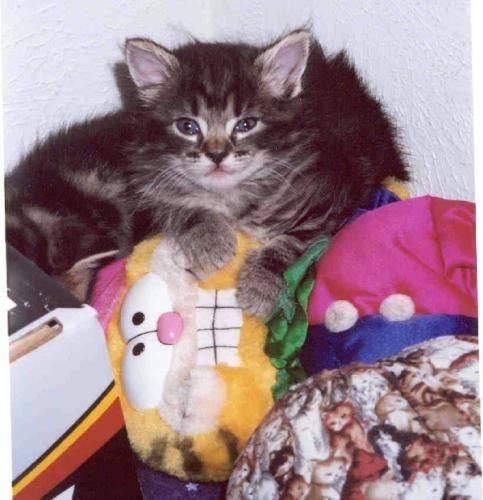
#> input picture Pikachu images/HistogramData/not_pikachu_00004.jpg, 483 x 500 px; its folder holds only this picture in this run
$ python Histogram.py
#> lines starting #> are read from the running program, lines starting #| are printed output that depends on the picture
import os
import shutil
from PIL import Image
import matplotlib.pyplot as plt
import numpy as np

def process_image_data(folder_path):
    """Collects image sizes from a folder and calculates area in megapixels"""
#> called with folder_path = './HistogramData'
    image_sizes = []
    filenames = []
    for filename in os.listdir(folder_path):
        if filename.endswith(".jpg"):
            filepath = os.path.join(folder_path, filename)
            with Image.open(filepath) as img:
#> img is the input picture: PIL image 483x500 RGB; mean R, G, B 157.1, 130.5, 138.3
                width, height = img.size
#> width = 483; height = 500
                image_sizes.append((width, height))
                filenames.append(filename)

    sizes_in_megapixels = [(w * h) / 1000000 for w, h in image_sizes]
#> sizes_in_megapixels = [0.241]
    return sizes_in_megapixels, filenames

def find_outliers(sizes, threshold=2):
    mean_size = np.mean(sizes)
    std_dev = np.std(sizes)

    outlier_indices = []
    for i, size in enumerate(sizes):
        z_score = (size - mean_size) / std_dev
        if abs(z_score) > threshold:
            outlier_indices.append(i)

    return outlier_indices

data = {}
data_folder = "./HistogramData"
folder_label = data_folder.split('/')[-1:]
folder_label = '/'.join(folder_label)
sizes, filenames = process_image_data(data_folder)
#> sizes = [0.241]; filenames = ['not_pikachu_00004.jpg']
data[folder_label] = sizes

for label, sizes in data.items():
    plt.hist(sizes, bins=10, range=(0, max(sizes) * 1.1))
    plt.xlabel("Image Size (megapixels)")
    plt.ylabel("Frequency")
    plt.title(f"Histogram of Image Sizes - {label}")
    plt.show()
#> this loop made 1 pass
#> pass 1, `plt.show()`:
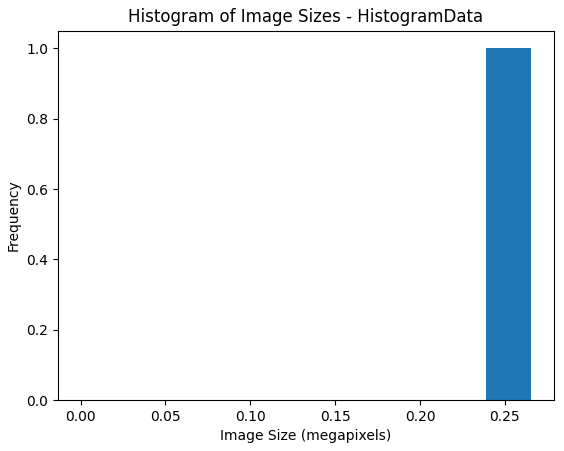
#> figure drawn by matplotlib, 1 panel; tallest bar 1 high, from x = 0.239 to 0.266

outlier_indices = find_outliers(sizes)
#> outlier_indices = []
filtered_sizes = [size for i, size in enumerate(sizes) if i not in outlier_indices]
#> filtered_sizes = [0.241]
filtered_folder = "./FilteredImages"

for label, sizes in data.items():
    plt.hist(filtered_sizes, bins=10, range=(0, max(sizes) * 1.1))
    plt.xlabel("Image Size (megapixels)")
    plt.ylabel("Frequency")
    plt.title(f"Histogram of Image Sizes after big images removed - {label}")
    plt.show()
#> this loop made 1 pass
#> pass 1, `plt.show()`:
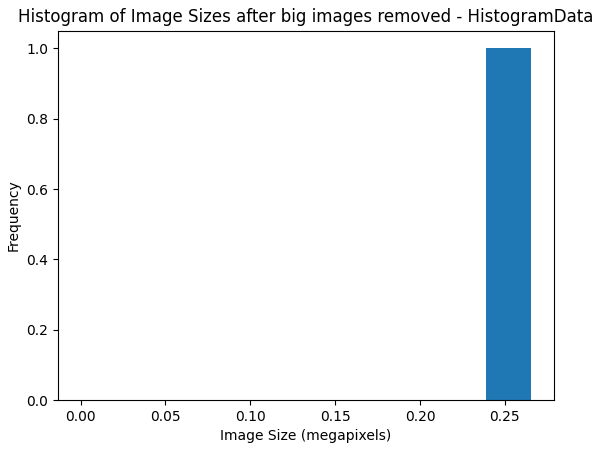
#> figure drawn by matplotlib, 1 panel; tallest bar 1 high, from x = 0.239 to 0.266

if os.path.exists(filtered_folder):
    shutil.rmtree(filtered_folder)

os.makedirs(filtered_folder, exist_ok=True)

for i, size in enumerate(sizes):
    if i not in outlier_indices:
        filepath = os.path.join(data_folder, filenames[i])
        save_path = os.path.join(filtered_folder, filenames[i])

        with Image.open(filepath) as img:
            img.save(save_path)

$ run again, on Pikachu images/HistogramData/not_pikachu_00060.jpg
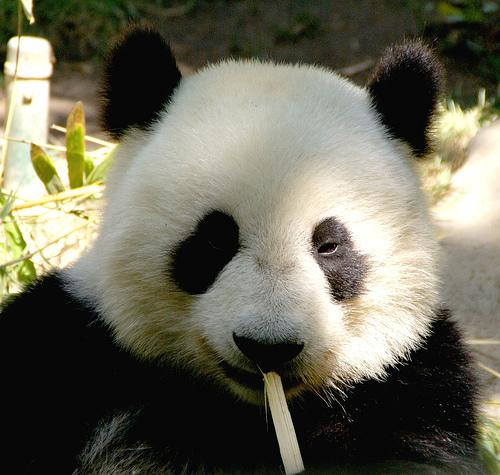
#> input picture Pikachu images/HistogramData/not_pikachu_00060.jpg, 500 x 475 px
#> in process_image_data, img is the input picture: PIL image 500x475 RGB; mean R, G, B 107.1, 105.4, 89.3
#> the loop `for label, sizes in data.items():` made 1 pass
#> pass 1, `plt.show()`:
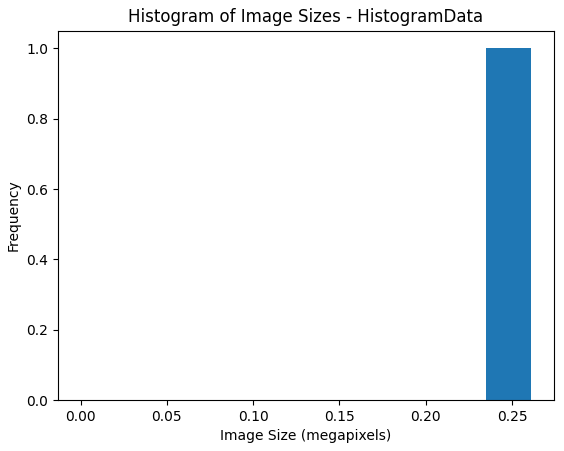
#> figure drawn by matplotlib, 1 panel; tallest bar 1 high, from x = 0.235 to 0.261
#> the loop `for label, sizes in data.items():` made 1 pass
#> pass 1, `plt.show()`:
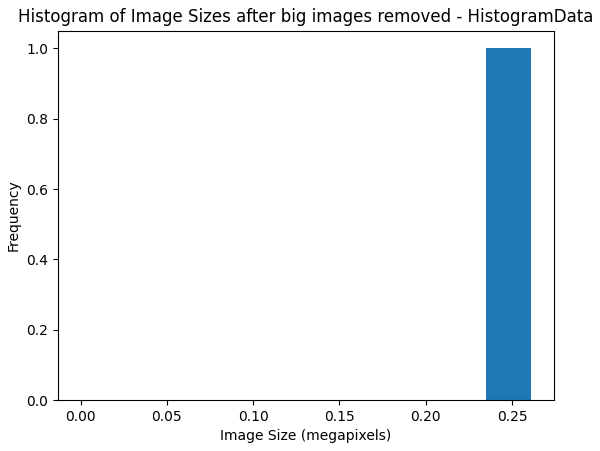
#> figure drawn by matplotlib, 1 panel; tallest bar 1 high, from x = 0.235 to 0.261

$ run again, on Pikachu images/HistogramData/not_pikachu_00061.jpg
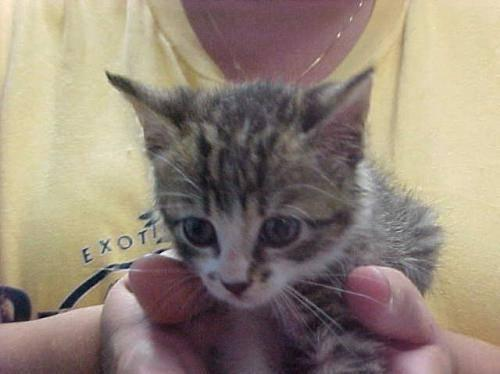
#> input picture Pikachu images/HistogramData/not_pikachu_00061.jpg, 500 x 374 px
#> in process_image_data, img is the input picture: PIL image 500x374 RGB; mean R, G, B 148.1, 134.4, 120.6
#> the loop `for label, sizes in data.items():` made 1 pass
#> pass 1, `plt.show()`:
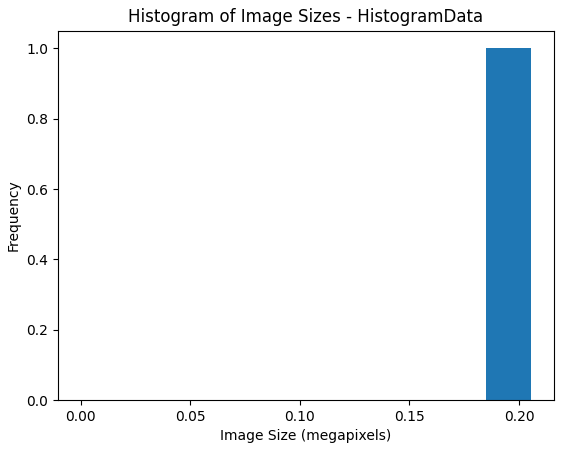
#> figure drawn by matplotlib, 1 panel; tallest bar 1 high, from x = 0.185 to 0.206
#> the loop `for label, sizes in data.items():` made 1 pass
#> pass 1, `plt.show()`:
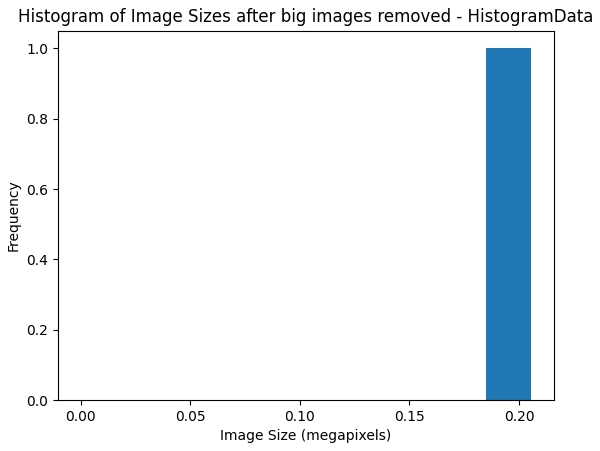
#> figure drawn by matplotlib, 1 panel; tallest bar 1 high, from x = 0.185 to 0.206

$ run again, on Pikachu images/HistogramData/not_pikachu_00065.jpg
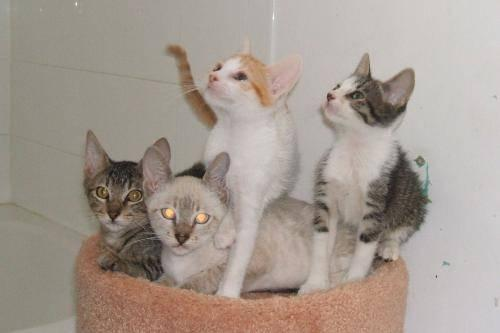
#> input picture Pikachu images/HistogramData/not_pikachu_00065.jpg, 500 x 333 px
#> in process_image_data, img is the input picture: PIL image 500x333 RGB; mean R, G, B 164.9, 153.5, 144.5
#> the loop `for label, sizes in data.items():` made 1 pass
#> pass 1, `plt.show()`:
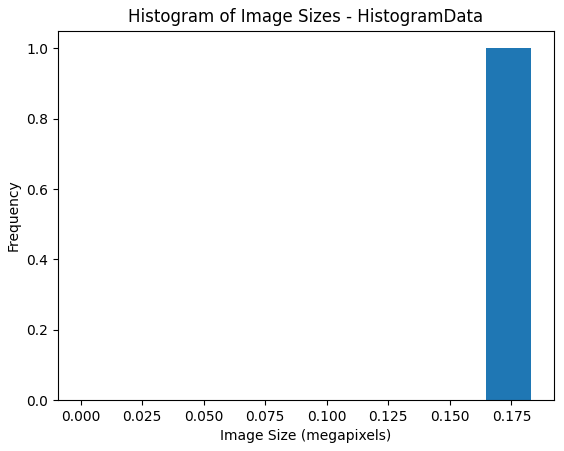
#> figure drawn by matplotlib, 1 panel; tallest bar 1 high, from x = 0.165 to 0.183
#> the loop `for label, sizes in data.items():` made 1 pass
#> pass 1, `plt.show()`:
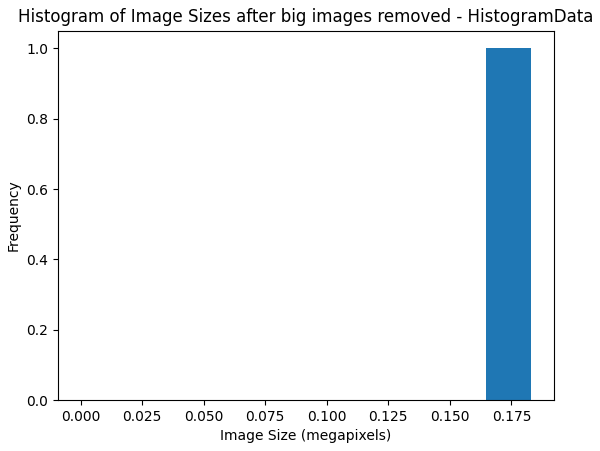
#> figure drawn by matplotlib, 1 panel; tallest bar 1 high, from x = 0.165 to 0.183
